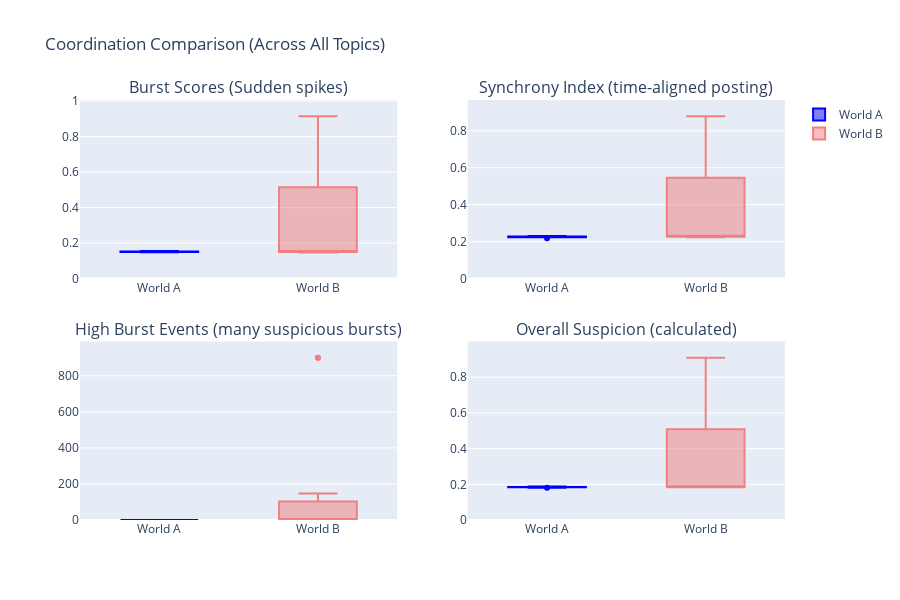

Notebook code cell kept with this figure:
### Code cell
# Visual comparison of coordination signals
# Create box plots for each metric to show
# the distribution (min, max, median, quartiles) across all topics
fig = make_subplots(
    rows=2, cols=2,
    subplot_titles=(
        'Burst Scores (Sudden spikes)',
        'Synchrony Index (time-aligned posting)',
        'High Burst Events (many suspicious bursts)',
        'Overall Suspicion (calculated)'),
    vertical_spacing=0.15
)

# Use same y-axis scale for fair comparison
y_max_burst = max(coord_a['avg_burst_score'].max(), coord_b['avg_burst_score'].max()) * 1.1
y_max_sync = max(coord_a['avg_synchrony_index'].max(), coord_b['avg_synchrony_index'].max()) * 1.1
y_max_events = max(coord_a['high_burst_count'].max(), coord_b['high_burst_count'].max()) * 1.1
y_max_suspicion = max(coord_a['suspicion_score'].max(), coord_b['suspicion_score'].max()) * 1.1

# Burst scores
fig.add_trace(go.Box(y=coord_a['avg_burst_score'], name='World A', marker_color='blue'), row=1, col=1)
fig.add_trace(go.Box(y=coord_b['avg_burst_score'], name='World B', marker_color='lightcoral'), row=1, col=1)
fig.update_yaxes(range=[0, y_max_burst], row=1, col=1)

# Synchrony scores  
fig.add_trace(go.Box(y=coord_a['avg_synchrony_index'], name='World A', marker_color='blue', showlegend=False), row=1, col=2)
fig.add_trace(go.Box(y=coord_b['avg_synchrony_index'], name='World B', marker_color='lightcoral', showlegend=False), row=1, col=2)
fig.update_yaxes(range=[0, y_max_sync], row=1, col=2)

# High burst events
fig.add_trace(go.Box(y=coord_a['high_burst_count'], name='World A', marker_color='blue', showlegend=False), row=2, col=1)
fig.add_trace(go.Box(y=coord_b['high_burst_count'], name='World B', marker_color='lightcoral', showlegend=False), row=2, col=1)
fig.update_yaxes(range=[0, y_max_events], row=2, col=1)

# Suspicion scores
fig.add_trace(go.Box(y=coord_a['suspicion_score'], name='World A', marker_color='blue', showlegend=False), row=2, col=2)
fig.add_trace(go.Box(y=coord_b['suspicion_score'], name='World B', marker_color='lightcoral', showlegend=False), row=2, col=2)
fig.update_yaxes(range=[0, y_max_suspicion], row=2, col=2)

fig.update_layout(height=600, title="Coordination Comparison (Across All Topics)")
fig.show()

# Summary statistics
print("\nSummary Statistics:")
print(f"World A avg burst score: {coord_a['avg_burst_score'].mean():.3f}")
print(f"World B avg burst score: {coord_b['avg_burst_score'].mean():.3f}")
print("")
print(f"World A avg high burst events: {coord_a['high_burst_count'].mean():.1f}")
print(f"World B avg high burst events: {coord_b['high_burst_count'].mean():.1f}")
print("")
print(f"World A avg suspicion score: {coord_a['suspicion_score'].mean():.3f}")
print(f"World B avg suspicion score: {coord_b['suspicion_score'].mean():.3f}")

### Figure 1 — Plotly figure (JSON) as saved in the notebook; plotly's stock layout.template omitted (floating-point values rounded to 4 significant figures)
{"data": [{"marker": {"color": "blue"}, "name": "World A", "type": "box", "xaxis": "x", "y": [0.155, 0.153, 0.153, 0.15, 0.151, 0.153, 0.15, 0.151, 0.15, 0.15, 0.15, 0.149, 0.15, 0.148, 0.151], "yaxis": "y"}, {"marker": {"color": "lightcoral"}, "name": "World B", "type": "box", "xaxis": "x", "y": [0.915, 0.915, 0.561, 0.56, 0.374, 0.376, 0.251, 0.151, 0.15, 0.153, 0.152, 0.15, 0.147, 0.15, 0.15], "yaxis": "y"}, {"marker": {"color": "blue"}, "name": "World A", "showlegend": false, "type": "box", "xaxis": "x2", "y": [0.229, 0.23, 0.224, 0.228, 0.227, 0.225, 0.227, 0.225, 0.227, 0.228, 0.224, 0.226, 0.224, 0.224, 0.218], "yaxis": "y2"}, {"marker": {"color": "lightcoral"}, "name": "World B", "showlegend": false, "type": "box", "xaxis": "x2", "y": [0.879, 0.874, 0.579, 0.577, 0.45, 0.451, 0.349, 0.232, 0.227, 0.225, 0.227, 0.225, 0.228, 0.225, 0.224], "yaxis": "y2"}, {"marker": {"color": "blue"}, "name": "World A", "showlegend": false, "type": "box", "xaxis": "x3", "y": [0, 0, 0, 0, 0, 0, 0, 0, 0, 0, 0, 0, 0, 0, 0], "yaxis": "y3"}, {"marker": {"color": "lightcoral"}, "name": "World B", "showlegend": false, "type": "box", "xaxis": "x3", "y": [900, 900, 147, 136, 0, 0, 0, 0, 0, 0, 0, 0, 0, 0, 0], "yaxis": "y3"}, {"marker": {"color": "blue"}, "name": "World A", "showlegend": false, "type": "box", "xaxis": "x4", "y": [0.187, 0.186, 0.185, 0.185, 0.184, 0.184, 0.184, 0.184, 0.184, 0.184, 0.183, 0.183, 0.182, 0.181, 0.18], "yaxis": "y4"}, {"marker": {"color": "lightcoral"}, "name": "World B", "showlegend": false, "type": "box", "xaxis": "x4", "y": [0.909, 0.907, 0.549, 0.546, 0.397, 0.397, 0.287, 0.186, 0.185, 0.185, 0.185, 0.183, 0.183, 0.183, 0.183], "yaxis": "y4"}], "layout": {"annotations": [{"font": {"size": 16}, "showarrow": false, "text": "Burst Scores (Sudden spikes)", "x": 0.225, "xanchor": "center", "xref": "paper", "y": 1, "yanchor": "bottom", "yref": "paper"}, {"font": {"size": 16}, "showarrow": false, "text": "Synchrony Index (time-aligned posting)", "x": 0.775, "xanchor": "center", "xref": "paper", "y": 1, "yanchor": "bottom", "yref": "paper"}, {"font": {"size": 16}, "showarrow": false, "text": "High Burst Events (many suspicious bursts)", "x": 0.225, "xanchor": "center", "xref": "paper", "y": 0.425, "yanchor": "bottom", "yref": "paper"}, {"font": {"size": 16}, "showarrow": false, "text": "Overall Suspicion (calculated)", "x": 0.775, "xanchor": "center", "xref": "paper", "y": 0.425, "yanchor": "bottom", "yref": "paper"}], "height": 600, "title": {"text": "Coordination Comparison (Across All Topics)"}, "xaxis": {"anchor": "y", "domain": [0, 0.45]}, "xaxis2": {"anchor": "y2", "domain": [0.55, 1]}, "xaxis3": {"anchor": "y3", "domain": [0, 0.45]}, "xaxis4": {"anchor": "y4", "domain": [0.55, 1]}, "yaxis": {"anchor": "x", "domain": [0.575, 1], "range": [0, 1.007]}, "yaxis2": {"anchor": "x2", "domain": [0.575, 1], "range": [0, 0.9669]}, "yaxis3": {"anchor": "x3", "domain": [0, 0.425], "range": [0, 990.0]}, "yaxis4": {"anchor": "x4", "domain": [0, 0.425], "range": [0, 0.9999]}}}
